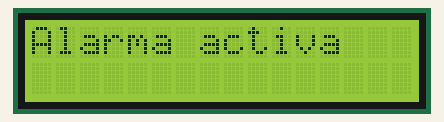
This sketch was run on a simulated Arduino Uno, built with avr-gcc and run on an emulated ATmega328P. Parts: 16×2 character LCD.

Above: at 0.1 s.
At 0.6 s:
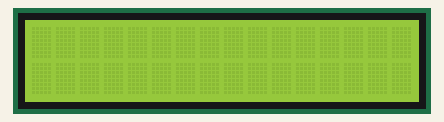

Measured:
- what the display in image 1 shows lasts 0.5 s, from 0.6 s to 1.1 s

The sketch:

t13.ino
```cpp
#include <LiquidCrystal.h> //incluimos libreria
LiquidCrystal lcd(7,6,5,4,3,2); //declaramos el lcd

void setup() {
lcd.begin(16,2);

}

void loop() {
lcd.setCursor(0,0); //centramos el mensaje
lcd.print("Alarma activa");// colocamos mensaje
lcd.display(); //declaramos el display
delay(500); //delay de 1/2 segundo
lcd.noDisplay(); //apagamos el lcd
delay(500); //delay de 1/2 segundo

}
```
